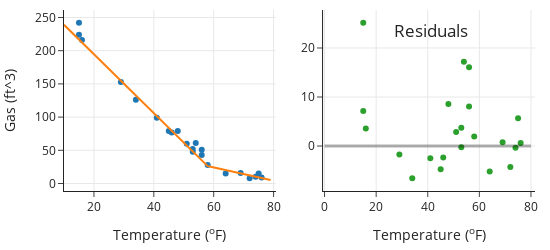

The cell this chart's notebook holds for it:
### Markdown cell above
Let's overlay the bent-line fit on the scatter plot and examine the residuals to get an idea as to the quality of the fit:

### Code cell
err58 = y_test - y_pred_test

temp = np.arange(10, 80, 1)
temp58p = (temp - 58) * (temp >= 58)

Xs = pd.DataFrame(
    data=np.transpose([temp, temp58p]), columns=["temp", "temp58p"]
)
y_hats = bent_final.predict(Xs)


fig = make_subplots(rows=1, cols=2)

fig.add_trace(
    go.Scatter(x=X_test["temp"], y=y_test, mode="markers"), row=1, col=1
)

fig.add_trace(go.Scatter(x=Xs["temp"], y=y_hats), row=1, col=1)
fig.update_xaxes(title="Temperature (<sup>o</sup>F)", row=1, col=1)
fig.update_yaxes(title="Gas (ft^3)", row=1, col=1)


fig.add_trace(
    go.Scatter(x=X_test["temp"], y=err58, mode="markers"), row=1, col=2
)

fig.add_shape(
    type="line",
    x0=0, y0=0, x1=80, y1=0,
    line=dict(color="Black", width=3),
    row=1, col=2,
)

fig.update_xaxes(title="Temperature (<sup>o</sup>F)", row=1, col=2)

fig.update_layout(
    height=250, width=550,
    showlegend=False,
    title={
        "text": "Residuals",
        "y": 0.9,
        "x": 0.85,
        "xanchor": "right",
        "yanchor": "top",
    },
)

fig.show()

### Figure 1 — Plotly figure (JSON) as saved in the notebook; plotly's stock layout.template omitted (floating-point values rounded to 4 significant figures)
{"data": [{"mode": "markers", "type": "scatter", "x": [69, 58, 15, 56, 74, 76, 53, 46, 54, 53, 56, 45, 64, 16, 72, 51, 29, 34, 48, 15, 75, 41], "xaxis": "x", "y": [16, 28, 224, 51, 10, 9, 48, 77, 61, 52, 43, 79, 15, 216, 8, 60, 153, 126, 79, 242, 15, 99], "yaxis": "y"}, {"type": "scatter", "x": [10, 11, 12, 13, 14, 15, 16, 17, 18, 19, 20, 21, 22, 23, 24, 25, 26, 27, 28, 29, 30, 31, 32, 33, 34, 35, 36, 37, 38, 39, 40, 41, 42, 43, 44, 45, 46, 47, 48, 49, 50, 51, 52, 53, 54, 55, 56, 57, 58, 59, 60, 61, 62, 63, 64, 65, 66, 67, 68, 69, 70, 71, 72, 73, 74, 75, 76, 77, 78, 79], "xaxis": "x", "y": [239.0, 234.6, 230.2, 225.7, 221.3, 216.9, 212.4, 208.0, 203.6, 199.1, 194.7, 190.2, 185.8, 181.4, 176.9, 172.5, 168.1, 163.6, 159.2, 154.7, 150.3, 145.9, 141.4, 137.0, 132.6, 128.1, 123.7, 119.2, 114.8, 110.4, 105.9, 101.5, 97.07, 92.63, 88.19, 83.75, 79.32, 74.88, 70.44, 66.01, 61.57, 57.13, 52.7, 48.26, 43.82, 39.38, 34.95, 30.51, 26.07, 25.09, 24.11, 23.12, 22.14, 21.15, 20.17, 19.19, 18.2, 17.22, 16.23, 15.25, 14.27, 13.28, 12.3, 11.31, 10.33, 9.345, 8.361, 7.377, 6.393, 5.409], "yaxis": "y"}, {"mode": "markers", "type": "scatter", "x": [69, 58, 15, 56, 74, 76, 53, 46, 54, 53, 56, 45, 64, 16, 72, 51, 29, 34, 48, 15, 75, 41], "xaxis": "x2", "y": [0.7506, 1.926, 7.137, 16.05, -0.3292, 0.6389, -0.2587, -2.317, 17.18, 3.741, 8.052, -4.754, -5.17, 3.574, -4.297, 2.867, -1.746, -6.561, 8.557, 25.14, 5.655, -2.502], "yaxis": "y2"}], "layout": {"height": 250, "shapes": [{"line": {"color": "Black", "width": 3}, "type": "line", "x0": 0, "x1": 80, "xref": "x2", "y0": 0, "y1": 0, "yref": "y2"}], "showlegend": false, "title": {"text": "Residuals", "x": 0.85, "xanchor": "right", "y": 0.9, "yanchor": "top"}, "width": 550, "xaxis": {"anchor": "y", "autorange": true, "domain": [0, 0.45], "range": [10, 80.79], "title": {"text": "Temperature (<sup>o</sup>F)"}, "type": "linear"}, "xaxis2": {"anchor": "y2", "autorange": true, "domain": [0.55, 1], "range": [-0.5801, 81.56], "title": {"text": "Temperature (<sup>o</sup>F)"}, "type": "linear"}, "yaxis": {"anchor": "x", "autorange": true, "domain": [0, 1], "range": [-11.31, 261.3], "title": {"text": "Gas (ft^3)"}, "type": "linear"}, "yaxis2": {"anchor": "x2", "autorange": true, "domain": [0, 1], "range": [-9.177, 27.75], "type": "linear"}}}
